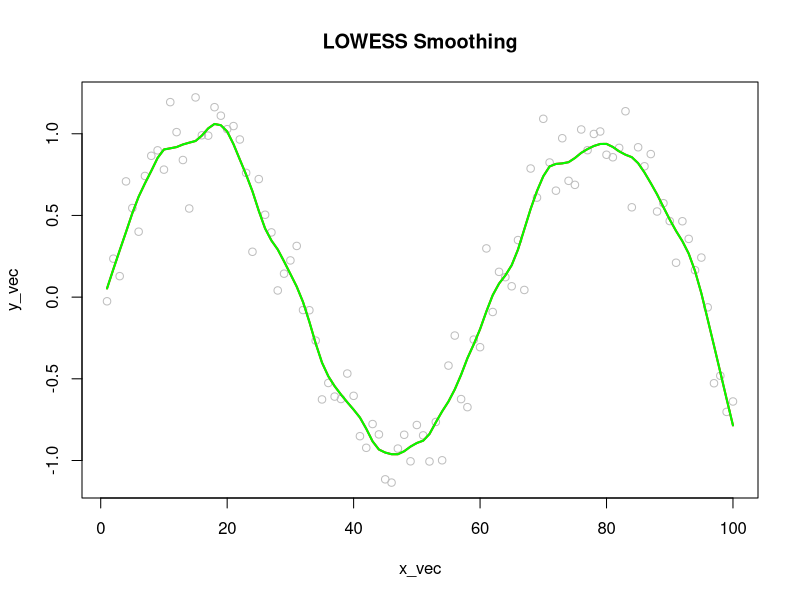

Reproduce this figure in R.
# Prac2: Creating a custom lowess function 



##### 1. Generate Simulated Data #####
set.seed(1) #Set your seed to 1

# Create X as a sequence of numbers from 1 to 100 
x_vec <- numeric(100) #allocate space
for (i in 1:100){
  x_vec[i] <- i
}

e_vec <- rnorm(100, mean = 0, sd = 0.2) #Generates 100 error terms

# Generate Y as a noisy sine wave according to equation
y_vec <- numeric(100) #allocate space
for (i in 1:100){
  
  y_vec[i]<- sin(x_vec[i]/10) + e_vec[i] #equation given
}

##### 2. Implement the LOWESS algorithm #####
customLowess <- function(x, y, f){
  # Data (will attempt just using indexing)
  n <- length(x)
  # Span
  k <- f*n
  
  # Smoothed weights
  returnable <- numeric(n)
  for(i in 1:n){
    # Compute weights
    distances <- abs(x-x[i]) #get distances of neighbours
    neighbours_ordered <- order(distances)[1:k] #stores k closest neighbours (as indexes)
    d_max <- distances[neighbours_ordered[k]] #furthest = last in ordered vector
    weights <- (1-(distances[neighbours_ordered]/d_max)^3)^3 #Tricube
    
    #Weighted Regression
    neighbour_x <- x[neighbours_ordered]
    neighbour_y <- y[neighbours_ordered]
    weight_diag <- diag(weights) #makes a diagonal matrix of the weights
    design_matrix <- cbind(1, neighbour_x)
    beta <- solve(t(design_matrix)%*%weight_diag%*%design_matrix)%*%t(design_matrix)%*%weight_diag%*%neighbour_y
    
    #Smoothed value
    smoothed_y <- beta[1]+beta[2]*x[i]
    returnable[i] <- smoothed_y
  }
  
  return(returnable)
}

smoothed <- numeric(100)
smoothed <- customLowess(x_vec, y_vec, 0.1)

#Plotting
plot(x_vec, y_vec, col = "gray", main = "LOWESS Smoothing")
lines(x_vec, smoothed, col = "red", lwd = 2)
lines(lowess(x_vec, y_vec, 0.1, 0), col ="green", lwd = 2)


#test_dist <- abs(x_vec - x_vec[2]) #you can make a new vector by subtracting scalar from vector
#ordering <- order(test_dist)[1:5] #orders then only stores the first n values
#dm <- ordering[5]
#weightsof <- (1-(test_dist[ordering]/dm)^3)^3
#print(weightsof)


